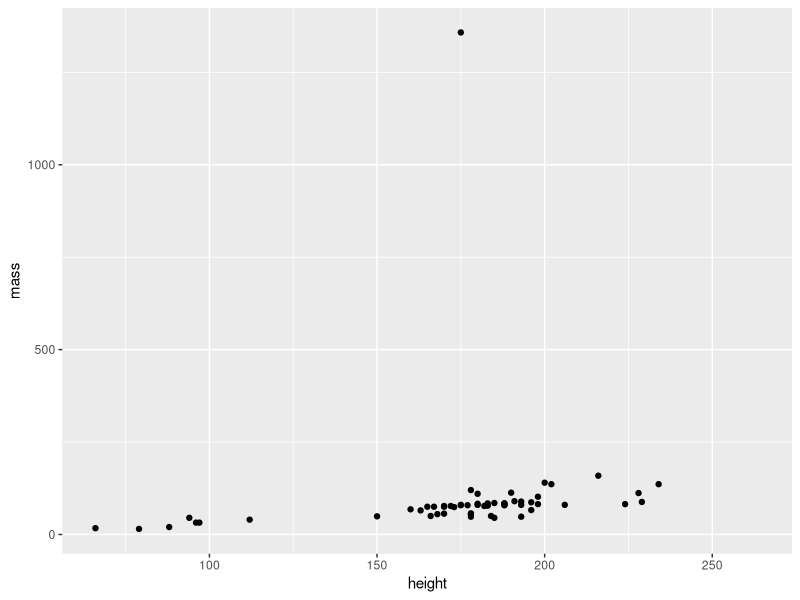
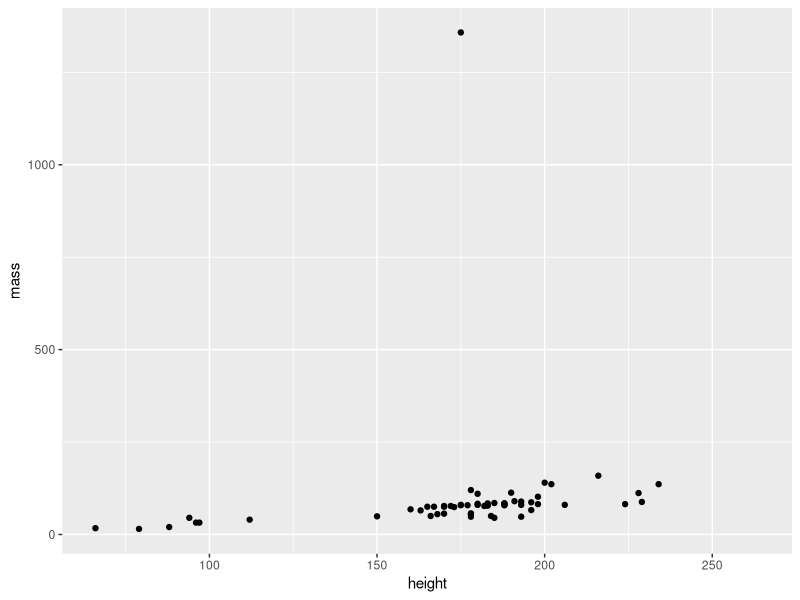
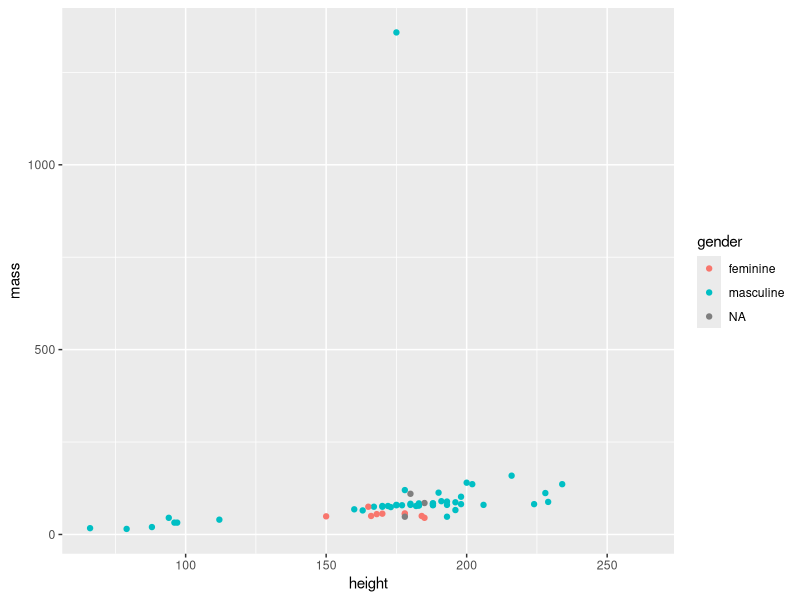

Generate these figures, in order, with R:
## ---- chunk 1
#| label: load-packages
#| include: false

library(tidyverse)
## ---- chunk 2
#| label: glimpse-starwars

glimpse(starwars)
## ---- chunk 3
#| label: scatterplot-gender

ggplot(starwars, aes(x = height, y = mass)) +
  geom_point()
## ---- chunk 4
#| label: scatterplot-pink

ggplot(starwars, aes(x = height, y = mass)) +
  geom_point()
## ---- chunk 5
#| label: scatterplot-labels

ggplot(starwars, aes(x = height, y = mass, color = gender)) +
  geom_point()
## ---- chunk 6
#| label: viz-cat

# add code here
## ---- chunk 7
#| label: viz-cat-cat

# add code here
## ---- chunk 8
#| label: viz-cat-cat-cat

# add code here
